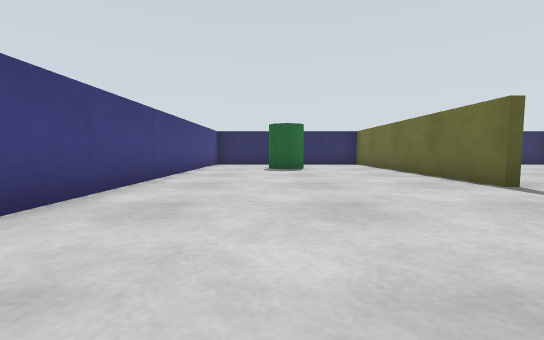
[1] (above)

16 first-person views from a walk through a robot-simulator world made for Gazebo. The camera is 0.12 m above the floor, tilts 4° down and sees 90° across. The floor is counted in squares, 0.2 m on a side. Each view is taken from the middle of a square. On the plan, view 1 faces up. The plan holds only what a view shows up to about 9 squares ahead; the rest is blank. The place goes on beyond the plan.

[2]
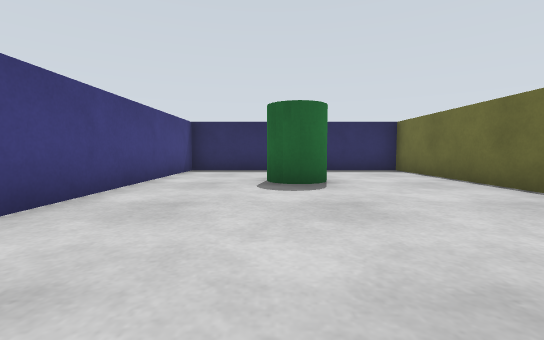

[3]
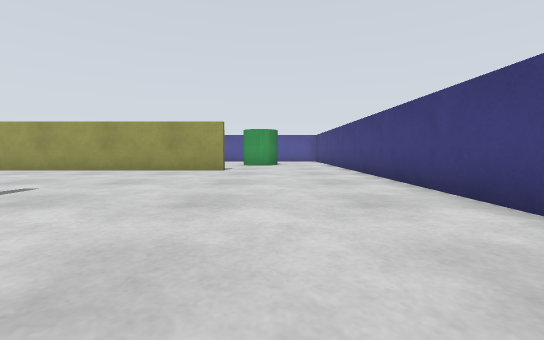

[4]
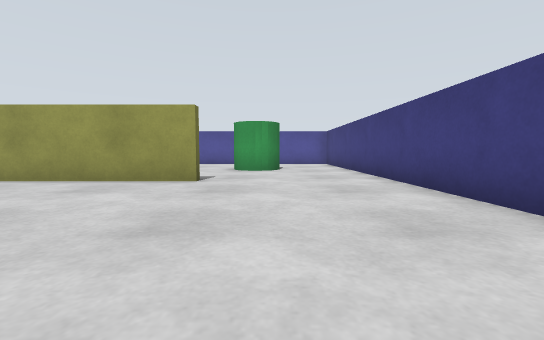

[5]
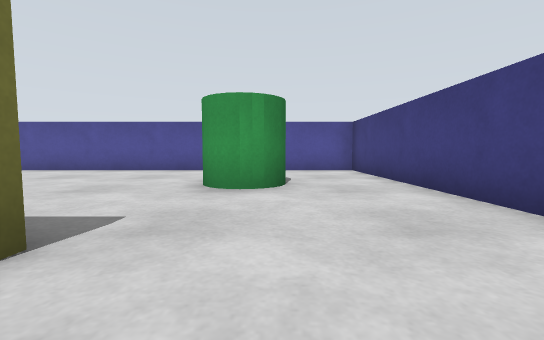

[6]
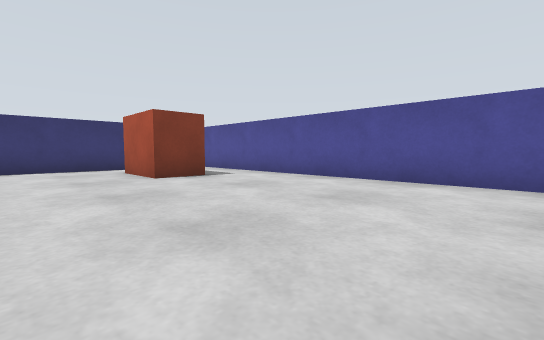

[7]
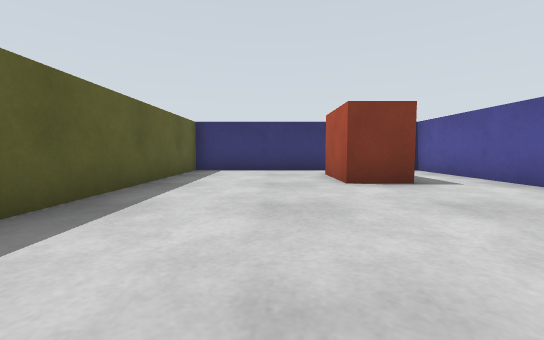

[8]
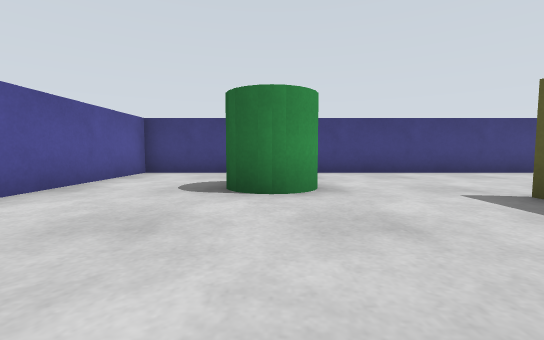

[9]
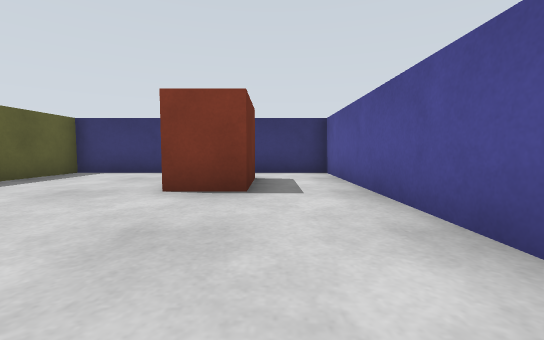

[10]
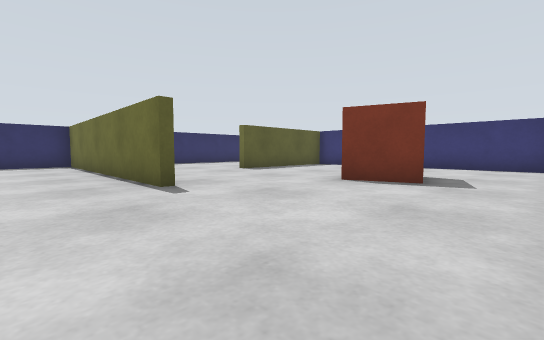

[11]
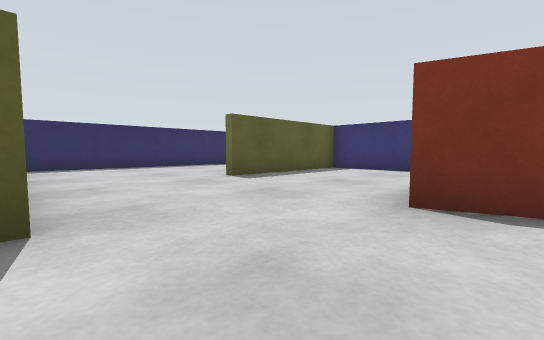

[12]
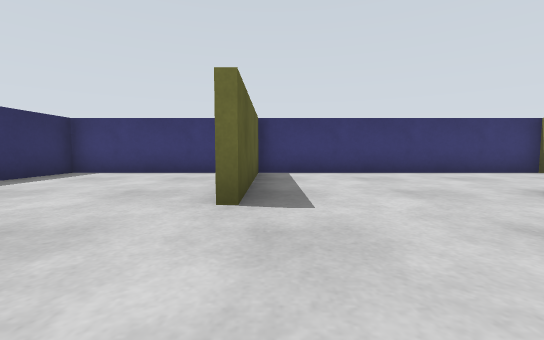

[13]
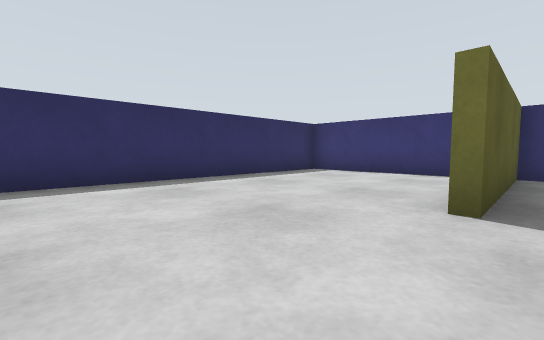

[14]
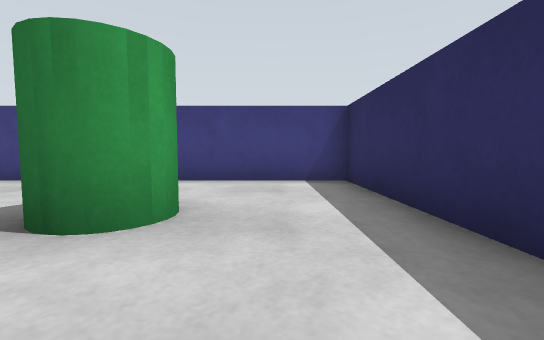

[15]
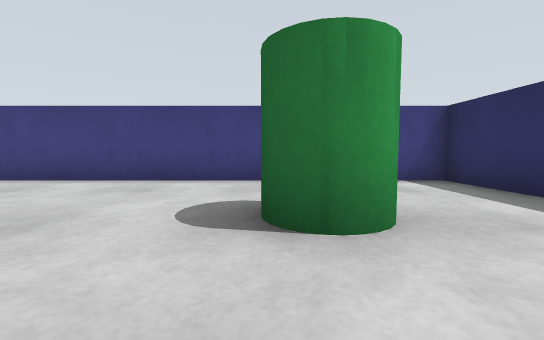

[16]
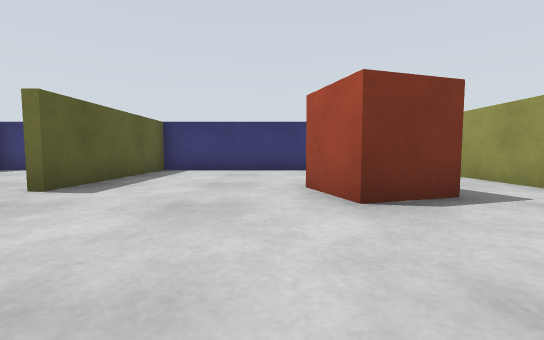

### Floor plan
Ten units are one square. View 1 is at (0, 0); x grows to the right and y downward. Boxes are objects, and circles mark ways between rooms. Rooms are numbered by the first view taken in them; rooms with no view inside come last. Other rooms are left out.
<svg viewBox="-30 -130 160 210">
<path fill="none" stroke="#000" d="M39 -44 39 -125 -25 -125 -25 5M14 4 44 4M109 56 90 56 90 44 110 44M-25 5 -25 75 125 75 125 6 62 6M125 -85 125 -125 45 -125M75 -15 71 -30 85 -34M125 5 125 -74 80 -74M44 4 104 4"/>
<rect x="-5" y="-105" width="20" height="20" fill="#bbb"><title>green cylinder</title></rect>
<rect x="-5" y="25" width="20" height="30" fill="#bbb"><title>green cylinder</title></rect>
<circle cx="-5" cy="10" r="3" fill="#2a7"/>
<circle cx="40" cy="-20" r="3" fill="#2a7"/>
<circle cx="65" cy="-70" r="3" fill="#2a7"/>
<text x="10" y="-60">1</text>
<text x="50" y="40">2</text>
<text x="80" y="-100">3</text>
<text x="90" y="-30">4</text>
</svg>
Room 1 opens to room 2. Room 1 opens to room 4. Room 3 opens to room 4.

Where each view was taken, in squares from view 1:
view 1: 0 up, 0 right, facing up
view 2: 4 up, 0 right, facing up
view 3: 8 up, 0 right, facing down
view 4: 5 up, 0 right, facing down
view 5: 1 up, 0 right, facing down
view 6: 2 down, 3 right, facing down-right
view 7: 3 down, 4 right, facing right
view 8: 4 down, 5 right, facing left
view 9: 6 down, 5 right, facing right
view 10: 0 up, 2 right, facing up-right
view 11: 2 up, 4 right, facing up-right
view 12: 7 up, 5 right, facing right
view 13: 7 up, 5 right, facing up-right
view 14: 11 up, 3 right, facing left
view 15: 9 up, 3 right, facing left
view 16: 4 up, 4 right, facing right
